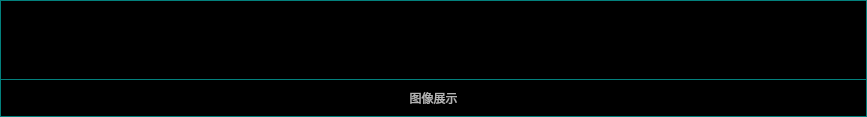
                <widget class="QWidget" name="widget_4" native="true">
                 <property name="styleSheet">
                  <string notr="true">background-color: rgb(3, 128, 125);</string>
                 </property>
                 <layout class="QVBoxLayout" name="verticalLayout_4">
                  <property name="spacing">
                   <number>1</number>
                  </property>
                  <property name="leftMargin">
                   <number>1</number>
                  </property>
                  <property name="topMargin">
                   <number>1</number>
                  </property>
                  <property name="rightMargin">
                   <number>1</number>
                  </property>
                  <property name="bottomMargin">
                   <number>1</number>
                  </property>
                  <item>
                   <layout class="QVBoxLayout" name="verticalLayout_3" stretch="1,7">
                    <property name="spacing">
                     <number>1</number>
                    </property>
                    <item>
                     <widget class="QWidget" name="widget_7" native="true">
                      <property name="styleSheet">
                       <string notr="true">background-color: rgb(0, 0, 0);</string>
                      </property>
                      <layout class="QHBoxLayout" name="horizontalLayout_12">
                       <item>
                        <layout class="QHBoxLayout" name="horizontalLayout_11">
                         <item>
                          <spacer name="horizontalSpacer_5">
                           <property name="orientation">
                            <enum>Qt::Horizontal</enum>
                           </property>
                           <property name="sizeHint" stdset="0">
                            <size>
                             <width>40</width>
                             <height>20</height>
                            </size>
                           </property>
                          </spacer>
                         </item>
                         <item>
                          <widget class="QPushButton" name="btn_img_1">
                           <property name="minimumSize">
                            <size>
                             <width>225</width>
                             <height>60</height>
                            </size>
                           </property>
                           <property name="styleSheet">
                            <string notr="true">QPushButton{
	background-color: rgba(255, 170, 0,0);
border-radius:3px;
border-radius:3px;
	font: 9pt &quot;等线&quot;;
color: rgb(255, 255, 255);}

QPushButton:hover{
	background-color: rgba(255, 170, 0,0);
border-radius:3px;
border-radius:3px;
font: 9pt &quot;等线&quot;;
padding-left:3px;
padding-top:3px;
color: rgb(255, 255, 255);}
</string>
                           </property>
                           <property name="text">
                            <string/>
                           </property>
                           <property name="icon">
                            <iconset resource="image/image.qrc">
                             <normaloff>:/icon/btn3.gif</normaloff>:/icon/btn3.gif</iconset>
                           </property>
                           <property name="iconSize">
                            <size>
                             <width>140</width>
                             <height>40</height>
                            </size>
                           </property>
                          </widget>
                         </item>
                         <item>
                          <spacer name="horizontalSpacer_6">
                           <property name="orientation">
                            <enum>Qt::Horizontal</enum>
                           </property>
                           <property name="sizeHint" stdset="0">
                            <size>
                             <width>40</width>
                             <height>20</height>
                            </size>
                           </property>
                          </spacer>
                         </item>
                         <item>
                          <widget class="QPushButton" name="btn_load_1">
                           <property name="minimumSize">
                            <size>
                             <width>225</width>
                             <height>60</height>
                            </size>
                           </property>
                           <property name="styleSheet">
                            <string notr="true">QPushButton{
	background-color: rgba(255, 170, 0,0);
border-radius:3px;
border-radius:3px;
	font: 9pt &quot;等线&quot;;
color: rgb(255, 255, 255);}

QPushButton:hover{
	background-color: rgba(255, 170, 0,0);
border-radius:3px;
border-radius:3px;
font: 9pt &quot;等线&quot;;
padding-left:3px;
padding-top:3px;
color: rgb(255, 255, 255);}
</string>
                           </property>
                           <property name="text">
                            <string/>
                           </property>
                           <property name="icon">
                            <iconset resource="image/image.qrc">
                             <normaloff>:/icon/btn4.gif</normaloff>:/icon/btn4.gif</iconset>
                           </property>
                           <property name="iconSize">
                            <size>
                             <width>150</width>
                             <height>40</height>
                            </size>
                           </property>
                          </widget>
                         </item>
                         <item>
                          <spacer name="horizontalSpacer_7">
                           <property name="orientation">
                            <enum>Qt::Horizontal</enum>
                           </property>
                           <property name="sizeHint" stdset="0">
                            <size>
                             <width>40</width>
                             <height>20</height>
                            </size>
                           </property>
                          </spacer>
                         </item>
                         <item>
                          <widget class="QPushButton" name="btn_predict_1">
                           <property name="minimumSize">
                            <size>
                             <width>225</width>
                             <height>60</height>
                            </size>
                           </property>
                           <property name="styleSheet">
                            <string notr="true">QPushButton{
	background-color: rgba(255, 170, 0,0);
border-radius:3px;
border-radius:3px;
	font: 9pt &quot;等线&quot;;
color: rgb(255, 255, 255);}

QPushButton:hover{
	background-color: rgba(255, 170, 0,0);
border-radius:3px;
border-radius:3px;
font: 9pt &quot;等线&quot;;
padding-left:3px;
padding-top:3px;
color: rgb(255, 255, 255);}
</string>
                           </property>
                           <property name="text">
                            <string/>
                           </property>
                           <property name="icon">
                            <iconset resource="image/image.qrc">
                             <normaloff>:/icon/btn5.gif</normaloff>:/icon/btn5.gif</iconset>
                           </property>
                           <property name="iconSize">
                            <size>
                             <width>150</width>
                             <height>40</height>
                            </size>
                           </property>
                          </widget>
                         </item>
                         <item>
                          <spacer name="horizontalSpacer_8">
                           <property name="orientation">
                            <enum>Qt::Horizontal</enum>
                           </property>
                           <property name="sizeHint" stdset="0">
                            <size>
                             <width>40</width>
                             <height>20</height>
                            </size>
                           </property>
                          </spacer>
                         </item>
                        </layout>
                       </item>
                      </layout>
                     </widget>
                    </item>
                    <item>
                     <widget class="QWidget" name="widget_8" native="true">
                      <property name="styleSheet">
                       <string notr="true">background-color: rgb(0, 0, 0);</string>
                      </property>
                      <layout class="QHBoxLayout" name="horizontalLayout_22">
                       <item>
                        <widget class="QLabel" name="label_image_1">
                         <property name="styleSheet">
                          <string notr="true">color: rgb(180, 180, 180);</string>
                         </property>
                         <property name="text">
                          <string>图像展示</string>
                         </property>
                         <property name="scaledContents">
                          <bool>true</bool>
                         </property>
                         <property name="alignment">
                          <set>Qt::AlignCenter</set>
                         </property>
                        </widget>
                       </item>
                      </layout>
                     </widget>
                    </item>
                   </layout>
                  </item>
                 </layout>
                </widget>
